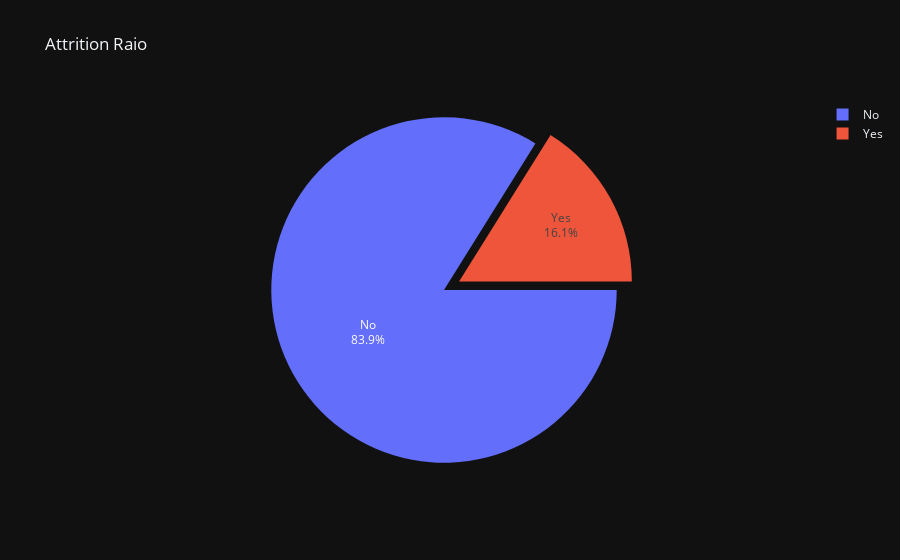

Source (notebook cell):
### Markdown cell above
<h5 style="color:black;">It's very good that we are having a complete dataset, there is no any missing values in dataset.</h5>

### Code cell
fig = px.pie(df, names = 'Attrition', title = 'Attrition Raio', template = 'plotly_dark')
fig.update_traces(rotation=90, pull = [0.1], textinfo = "percent+label")
fig.show()

### Figure 1 — Plotly figure (JSON) as saved in the notebook; plotly's stock layout.template omitted (floating-point values rounded to 4 significant figures; data arrays with more than 128 entries replaced by an {"elided": "..."} marker saying what was removed)
{"data": [{"domain": {"x": [0, 1], "y": [0, 1]}, "hovertemplate": "Attrition=%{label}<extra></extra>", "labels": {"elided": "1470 str values"}, "legendgroup": "", "name": "", "pull": [0.1], "rotation": 90, "showlegend": true, "textinfo": "percent+label", "type": "pie"}], "layout": {"legend": {"tracegroupgap": 0}, "title": {"text": "Attrition Raio"}}}
